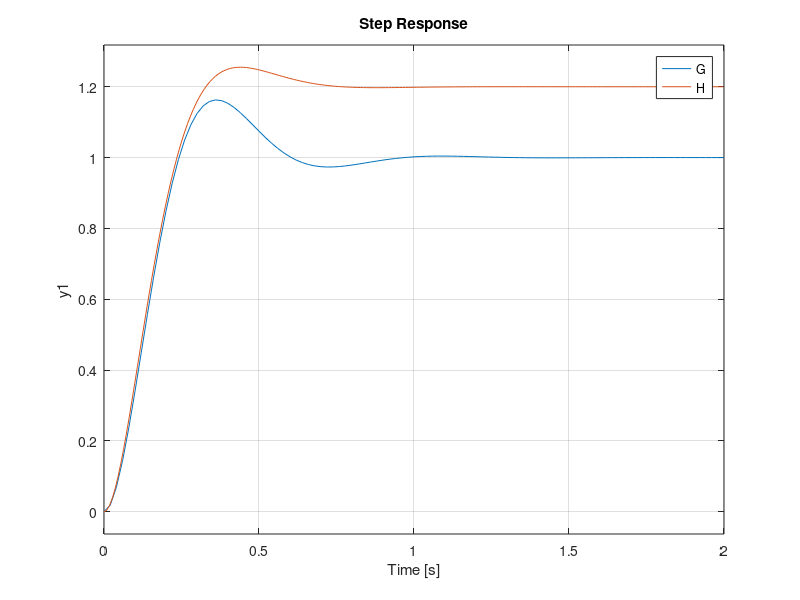

Recreate this plot in MATLAB.
%comment - this is my first file
%num = 15
%den = [1 4 15]
%G = tf(num,den)
%step(G)
G = tf(100,[1 10 100])
H = tf(120,[1 14 100])

step(G,H)
%End of the .m file